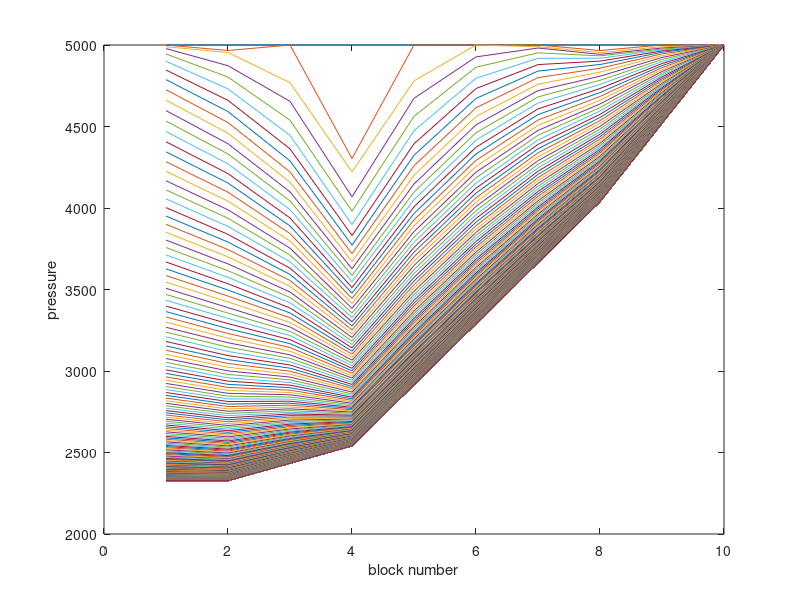
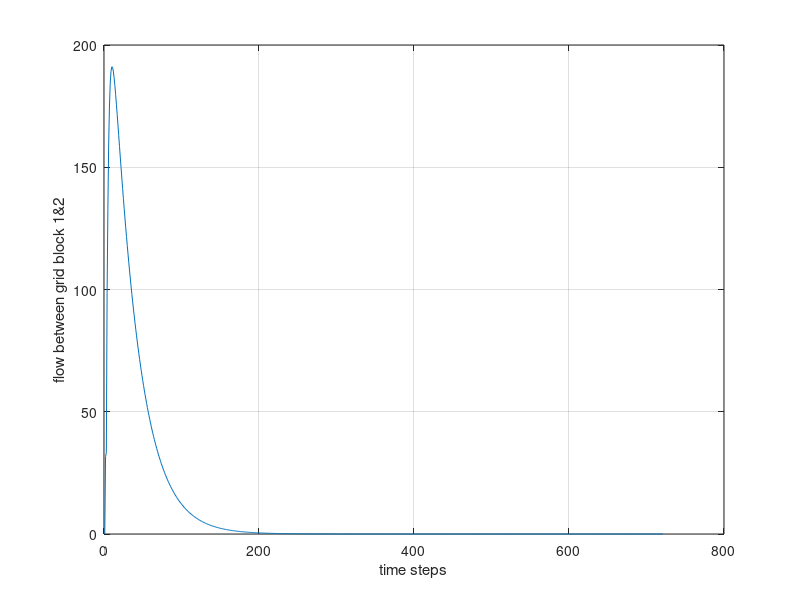
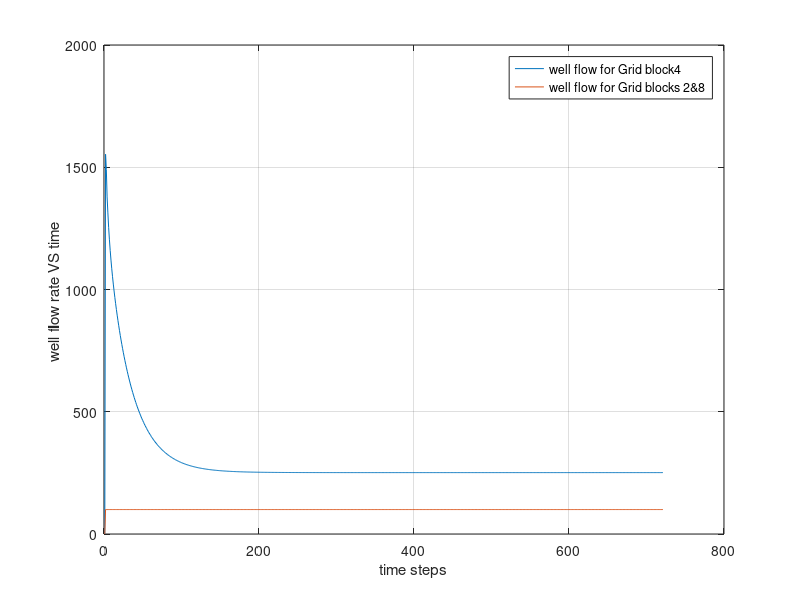
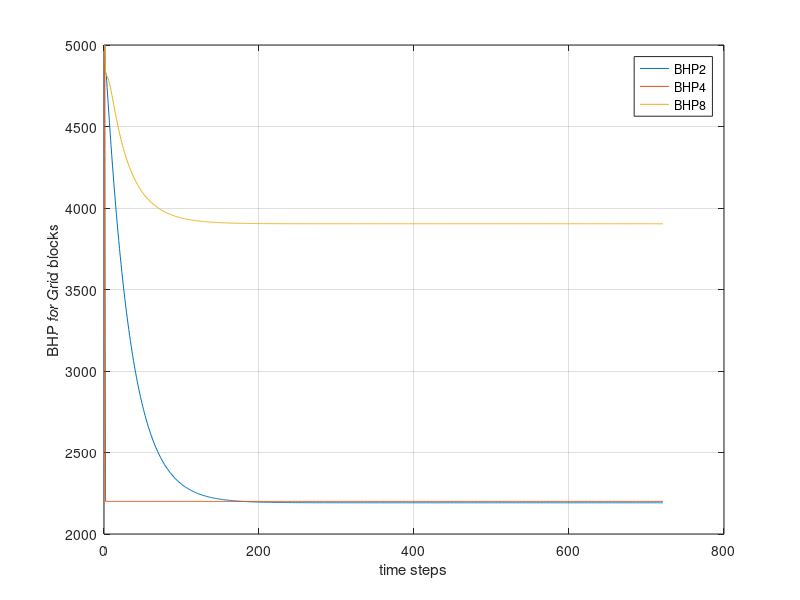

Write the MATLAB code that produced these figures, in order.
clear
clc
close all
format bank
k=.1;
phi=.2;
mo=5;
B0=1.2;
ip=5000;
cl=1e-6;
dx=1000;
dy=dx;
dz=50;
dt=.5;
rw=.5;
s1=2;
s2=-2;
q=-100;
alpha=5.615;
Bc=1.127;
B=B0;
T=(Bc*k*dy*dz)/(mo*B*dx);
T1=T;
T2=T;
A=(dx*dy*dz*phi*cl)/(alpha*B*dt);
p=zeros(1,12);
p(1,:)=ip;
pwf2(1)=ip;
pwf4(1)=ip;
pwf8(1)=ip;
pwf22(1)=ip;
pwf44(1)=ip;
pwf88(1)=ip;
q2(1)=0;
q8(1)=0;
q4=zeros(1,1);
q44=0;
req=.2*dx;
flow=zeros(1,1);
tic
for n=2
    acc=0;
    for i=2:11
        B=B0/(1+cl*(p(n-1,i)-ip));
        B1=B0/(1+cl*(p(n-1,i-1)-ip));
        B2=B0/(1+cl*(p(n-1,i+1)-ip));
        B11=(B1+B)/2;
        B22=(B2+B)/2;
        T1=(Bc*k*dy*dz)/(mo*B11*dx);
        T2=(Bc*k*dy*dz)/(mo*B22*dx);
        j1=(2*pi*Bc*k*dz)/(mo*B*(log(req/rw)+s1));
        j2=(2*pi*Bc*k*dz)/(mo*B*(log(req/rw)+s2));
        switch i
            case 3
                p(n,i)=p(n-1,i)+(1/A)*(T2*(p(n-1,i+1)-p(n-1,i))-T1*(p(n-1,i)-p(n-1,i-1))+q);
                flow(n)=T1*(p(n,2)-p(n,3));
                pwf2(n)=p(n,i)-q/(-j1);
                q2(n)=100;
                pwf22(n)=p(n,i)-q/(-j2);
                delta_p1(i)=(dx*dy*dz*cl*phi/(dt*alpha))*(p(n-1,i)-p(n,i));
                delta_p2(i)=p(n-1,i)-p(n,i);
            case 9
                p(n,i)=p(n-1,i)+(1/A)*(T2*(p(n-1,i+1)-p(n-1,i))-T1*(p(n-1,i)-p(n-1,i-1))+q);
                pwf8(n)=p(n,i)-q/(-j1);
                q8(n)=100;
                pwf88(n)=p(n,i)-q/(-j2);
                delta_p1(i)=(dx*dy*dz*cl*phi/(dt*alpha))*(p(n-1,i)-p(n,i));
                delta_p2(i)=p(n-1,i)-p(n,i);
            case 5
                p(n,i)=p(n-1,i)+(1/A)*(T2*(p(n-1,i+1)-p(n-1,i))-T1*(p(n-1,i)-p(n-1,i-1))-j1*(p(n-1,i)-2200));
                pwf4(n)=2200;
                q4(n)=j1*(p(n,i)-2200);
                pwf44(n)=2200;
                q44(n)=j2*(p(n,i)-2200);
                delta_p1(i)=(dx*dy*dz*cl*phi/(dt*alpha))*(p(n-1,i)-p(n,i));
                delta_p2(i)=p(n-1,i)-p(n,i);
            case 11
                p(n,i)=ip;
                delta_p1(i)=(dx*dy*dz*cl*phi/(dt*alpha))*(p(n-1,i)-p(n,i));
                in(n)=T1*abs(p(n,i)-p(n,i-1))+sum(delta_p1);
                entering=T1*abs(p(n,i)-p(n,i-1));
                delta_p2(i)=p(n-1,i)-p(n,i);
            otherwise
                p(n,i)=p(n-1,i)+(1/A)*(T2*(p(n-1,i+1)-p(n-1,i))-T1*(p(n-1,i)-p(n-1,i-1)));
                p(n,1)=p(n,2);
                delta_p1(i)=(dx*dy*dz*cl*phi/(dt*alpha))*(p(n-1,i)-p(n,i));
                delta_p2(i)=p(n-1,i)-p(n,i);
        end
        acc=(dx*dy*dz/alpha)*(phi*cl/B0)*delta_p2(i)+acc;
    end
    mb(n-1)=(abs(q4(n)+200-in(n))/(q4(n)+200))*100;
    IMB(n-1)=acc/(dt*(200+q4(n)-entering));
end
for n=3:721
    acc=0;
    for i=2:11
        B=B0/(1+cl*((p(n-2,i)+(p(n-1,i)-p(n-2,i))/.5*1)-ip));
        B1=B0/(1+cl*((p(n-2,i-1)+(p(n-1,i-1)-p(n-2,i-1))/.5*1)-ip));
        B2=B0/(1+cl*((p(n-2,i+1)+(p(n-1,i+1)-p(n-2,i+1))/.5*1)-ip));
        B11=(B1+B)/2;
        B22=(B2+B)/2;
        T1=(Bc*k*dy*dz)/(mo*B11*dx);
        T2=(Bc*k*dy*dz)/(mo*B22*dx);
        j1=(2*pi*Bc*k*dz)/(mo*B*(log(req/rw)+s1));
        j2=(2*pi*Bc*k*dz)/(mo*B*(log(req/rw)+s2));
        switch i
            case 3
                p(n,i)=p(n-1,i)+(1/A)*(T2*(p(n-1,i+1)-p(n-1,i))-T1*(p(n-1,i)-p(n-1,i-1))+q);
                flow(n)=T1*(p(n,2)-p(n,3));
                pwf2(n)=p(n,i)-q/(-j1);
                q2(n)=100;
                pwf22(n)=p(n,i)-q/(-j2);
                delta_p1(i)=(dx*dy*dz*cl*phi/(dt*alpha))*(p(n-1,i)-p(n,i));
                delta_p2(i)=p(n-1,i)-p(n,i);
            case 9
                p(n,i)=p(n-1,i)+(1/A)*(T2*(p(n-1,i+1)-p(n-1,i))-T1*(p(n-1,i)-p(n-1,i-1))+q);
                pwf8(n)=p(n,i)-q/(-j1);
                q8(n)=100;
                pwf88(n)=p(n,i)-q/(-j2);
                delta_p1(i)=(dx*dy*dz*cl*phi/(dt*alpha))*(p(n-1,i)-p(n,i));
                delta_p2(i)=p(n-1,i)-p(n,i);
            case 5
                p(n,i)=p(n-1,i)+(1/A)*(T2*(p(n-1,i+1)-p(n-1,i))-T1*(p(n-1,i)-p(n-1,i-1))-j1*(p(n-1,i)-2200));
                pwf4(n)=2200;
                q4(n)=j1*(p(n,i)-2200);
                pwf44(n)=2200;
                q44(n)=j2*(p(n,i)-2200);
                delta_p1(i)=(dx*dy*dz*cl*phi/(dt*alpha))*(p(n-1,i)-p(n,i));
                delta_p2(i)=p(n-1,i)-p(n,i);
            case 11
                p(n,i)=ip;
                delta_p1(i)=(dx*dy*dz*cl*phi/(dt*alpha))*(p(n-1,i)-p(n,i));
                in(n)=T1*abs(p(n,i)-p(n,i-1))+sum(delta_p1);
                entering=T1*abs(p(n,i)-p(n,i-1));
                delta_p2(i)=p(n-1,i)-p(n,i);
            otherwise
                p(n,i)=p(n-1,i)+(1/A)*(T2*(p(n-1,i+1)-p(n-1,i))-T1*(p(n-1,i)-p(n-1,i-1)));
                p(n,1)=p(n,2);
                delta_p1(i)=(dx*dy*dz*cl*phi/(dt*alpha))*(p(n-1,i)-p(n,i));
                delta_p2(i)=p(n-1,i)-p(n,i);
        end
        acc=(dx*dy*dz/alpha)*(phi*cl/B0)*delta_p2(i)+acc;
    end
    mb(n-1)=(abs(q4(n)+200-in(n))/(q4(n)+200))*100;
    IMB(n-1)=acc/(dt*(200+q4(n)-entering));
end
toc
for n=1:721
    figure(1)
    plot(p(n,2:11))
    hold on
    xlabel('block number')
    ylabel('pressure')
end
p(181,2:11)
p(361,2:11)
p(521,2:11)
p(721,2:11)
figure(2)
plot(flow)
grid on
xlabel('time steps')
ylabel('flow between grid block 1&2')
%=============================
figure(3)
plot(q4)
hold on
plot(q2)
grid on
xlabel('time steps')
ylabel('well flow rate VS time ')
legend('well flow for Grid block4','well flow for Grid blocks 2&8')
%================================
figure(4)
plot(pwf2)
hold on
plot(pwf4)
hold on
plot(pwf8)
grid on
xlabel('time steps')
ylabel('BHP for Grid blocks')
legend('BHP2','BHP4','BHP8')
%=======================
figure(5)
plot(pwf2)
hold on
plot(pwf22)
grid on
xlabel('time steps')
ylabel('BHP for Grid block2')
legend('s=2','s=-2')
%=====================
figure(6)
plot(pwf4)
hold on
plot(pwf44)
grid on
xlabel('time steps')
ylabel('BHP for Grid block4')
legend('s=2','s=-2')
%===================
figure(7)
plot(pwf8)
hold on
plot(pwf88)
grid on
xlabel('time steps')
ylabel('BHP for Grid block8')
legend('s=2','s=-2')
%======================
figure(8)
plot(q4)
hold on
plot(q44)
grid on
xlabel('time steps')
ylabel('flow rate for grid block4')
legend('s=2','s=-2')
%======================
figure(9)
plot(mb)
grid on
title('MB with eq-21')
%========================
figure(10)
plot(IMB)
grid on
title('MB with eq-23')